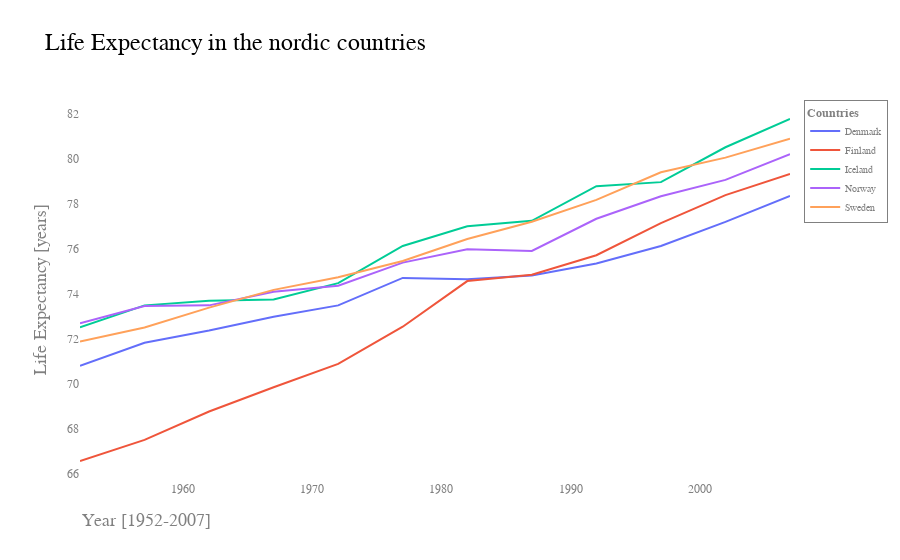

Source (notebook cell):
### Code cell
fig_rich = create_life_expectancy_plot(nordic, "Life Expectancy in the nordic countries")

fig_rich.show()

### Figure 1 — Plotly figure (JSON) as saved in the notebook; plotly's stock layout.template omitted (floating-point values rounded to 4 significant figures)
{"data": [{"hovertemplate": "country=Denmark<br>year=%{x}<br>lifeExp=%{y}<extra></extra>", "legendgroup": "Denmark", "line": {"color": "#636efa", "dash": "solid"}, "marker": {"symbol": "circle"}, "mode": "lines", "name": "Denmark", "orientation": "v", "showlegend": true, "type": "scatter", "x": [1952, 1957, 1962, 1967, 1972, 1977, 1982, 1987, 1992, 1997, 2002, 2007], "xaxis": "x", "y": [70.78, 71.81, 72.35, 72.96, 73.47, 74.69, 74.63, 74.8, 75.33, 76.11, 77.18, 78.33], "yaxis": "y"}, {"hovertemplate": "country=Finland<br>year=%{x}<br>lifeExp=%{y}<extra></extra>", "legendgroup": "Finland", "line": {"color": "#EF553B", "dash": "solid"}, "marker": {"symbol": "circle"}, "mode": "lines", "name": "Finland", "orientation": "v", "showlegend": true, "type": "scatter", "x": [1952, 1957, 1962, 1967, 1972, 1977, 1982, 1987, 1992, 1997, 2002, 2007], "xaxis": "x", "y": [66.55, 67.49, 68.75, 69.83, 70.87, 72.52, 74.55, 74.83, 75.7, 77.13, 78.37, 79.31], "yaxis": "y"}, {"hovertemplate": "country=Iceland<br>year=%{x}<br>lifeExp=%{y}<extra></extra>", "legendgroup": "Iceland", "line": {"color": "#00cc96", "dash": "solid"}, "marker": {"symbol": "circle"}, "mode": "lines", "name": "Iceland", "orientation": "v", "showlegend": true, "type": "scatter", "x": [1952, 1957, 1962, 1967, 1972, 1977, 1982, 1987, 1992, 1997, 2002, 2007], "xaxis": "x", "y": [72.49, 73.47, 73.68, 73.73, 74.46, 76.11, 76.99, 77.23, 78.77, 78.95, 80.5, 81.76], "yaxis": "y"}, {"hovertemplate": "country=Norway<br>year=%{x}<br>lifeExp=%{y}<extra></extra>", "legendgroup": "Norway", "line": {"color": "#ab63fa", "dash": "solid"}, "marker": {"symbol": "circle"}, "mode": "lines", "name": "Norway", "orientation": "v", "showlegend": true, "type": "scatter", "x": [1952, 1957, 1962, 1967, 1972, 1977, 1982, 1987, 1992, 1997, 2002, 2007], "xaxis": "x", "y": [72.67, 73.44, 73.47, 74.08, 74.34, 75.37, 75.97, 75.89, 77.32, 78.32, 79.05, 80.2], "yaxis": "y"}, {"hovertemplate": "country=Sweden<br>year=%{x}<br>lifeExp=%{y}<extra></extra>", "legendgroup": "Sweden", "line": {"color": "#FFA15A", "dash": "solid"}, "marker": {"symbol": "circle"}, "mode": "lines", "name": "Sweden", "orientation": "v", "showlegend": true, "type": "scatter", "x": [1952, 1957, 1962, 1967, 1972, 1977, 1982, 1987, 1992, 1997, 2002, 2007], "xaxis": "x", "y": [71.86, 72.49, 73.37, 74.16, 74.72, 75.44, 76.42, 77.19, 78.16, 79.39, 80.04, 80.88], "yaxis": "y"}], "layout": {"annotations": [{"font": {"color": "gray", "family": "Arial Black, sans-serif", "size": 18}, "showarrow": false, "text": "Year [1952-2007]", "x": 0, "xanchor": "left", "xref": "paper", "y": -0.08, "yanchor": "top", "yref": "paper"}], "hovermode": "x", "legend": {"bordercolor": "gray", "borderwidth": 1, "font": {"color": "gray", "family": "Arial, sans-serif", "size": 10}, "title": {"text": "<b>Countries</b>"}, "tracegroupgap": 0}, "plot_bgcolor": "white", "title": {"font": {"color": "black", "family": "Arial Black, sans-serif", "size": 24}, "text": "Life Expectancy in the nordic countries"}, "xaxis": {"anchor": "y", "automargin": true, "domain": [0, 1], "showspikes": true, "spikemode": "across", "spikesnap": "cursor", "tickfont": {"color": "gray", "family": "Arial, sans-serif", "size": 12}, "title": {"text": ""}}, "yaxis": {"anchor": "x", "domain": [0, 1], "tickfont": {"color": "gray", "family": "Arial, sans-serif", "size": 12}, "title": {"font": {"color": "gray", "family": "Arial Black, sans-serif", "size": 18}, "text": "Life Expectancy [years]"}}}}
